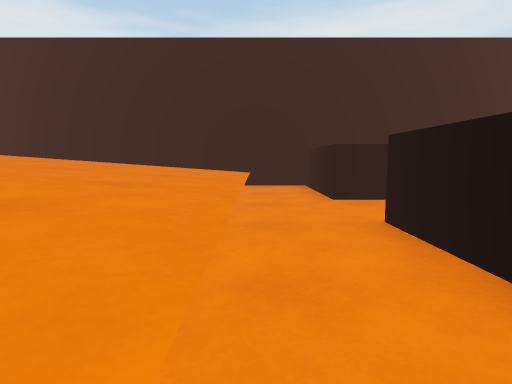
View 1 (above)

21 first-person views from a walk through a 3-D level made in the Unity game engine. The camera is 0.72 m above the floor, tilts 6° down and sees 80° across. The floor is counted in squares, 1 m on a side. Each view is taken from the middle of a square. On the plan, view 1 faces up. The plan holds only what a view shows up to about 10 squares ahead; the rest is blank. The place goes on beyond the plan. The player character is not drawn.

View 2
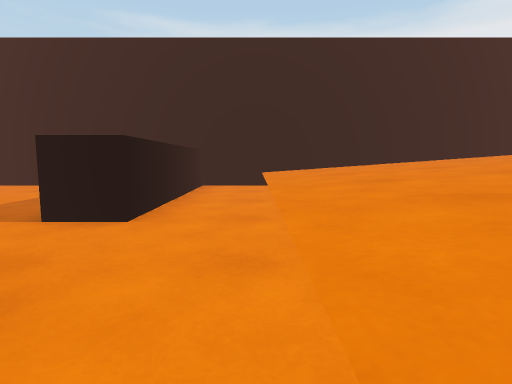

View 3
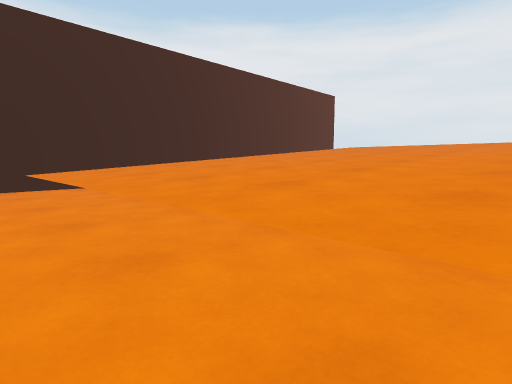

View 4
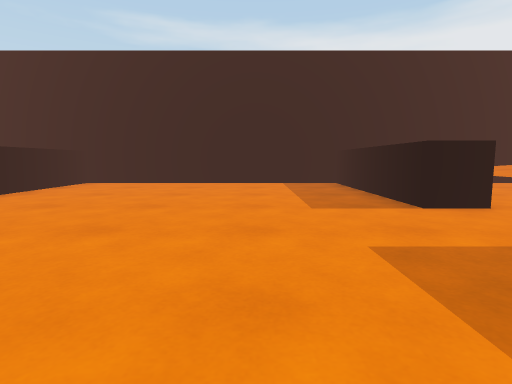

View 5
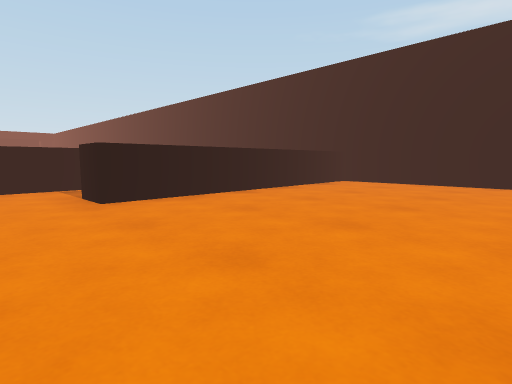

View 6
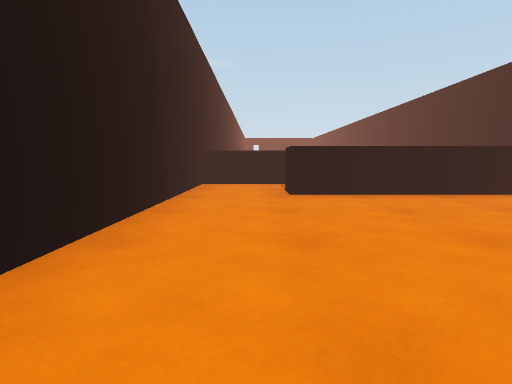

View 7
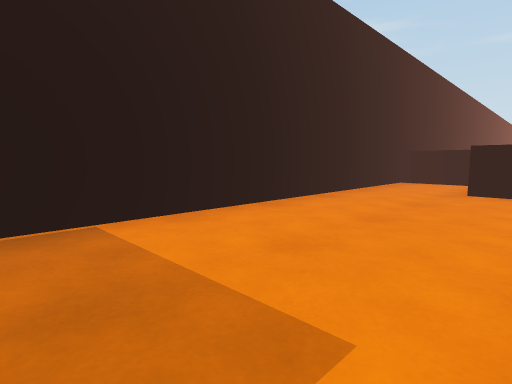

View 8
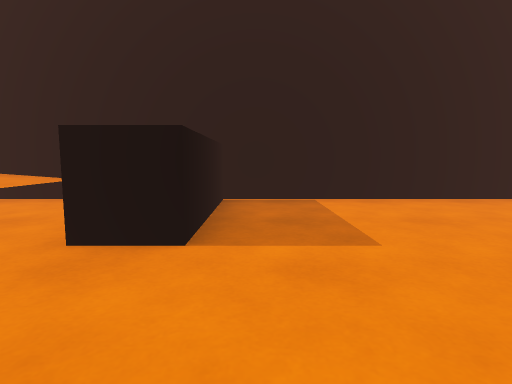

View 9
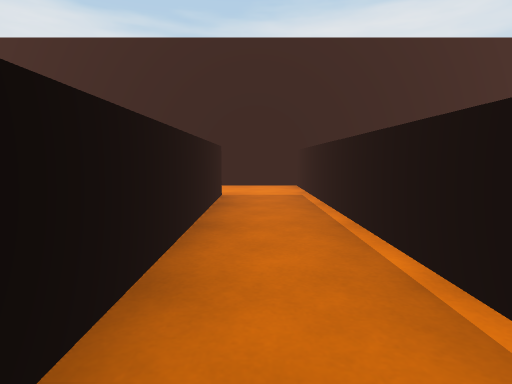

View 10
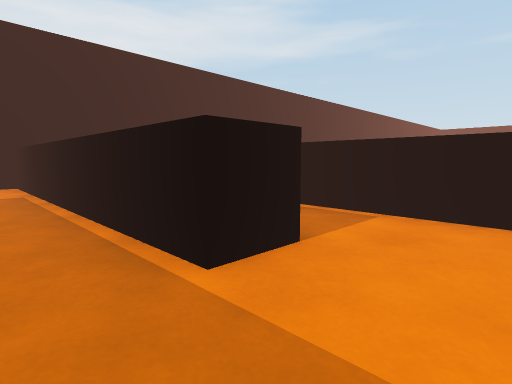

View 11
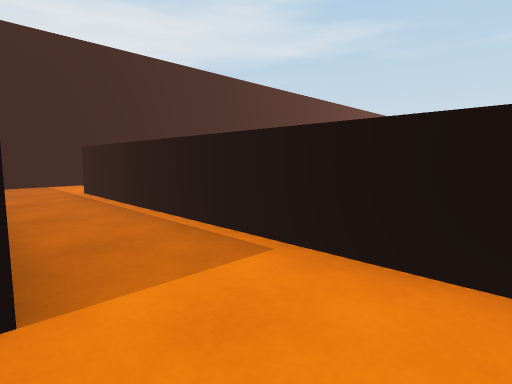

View 12
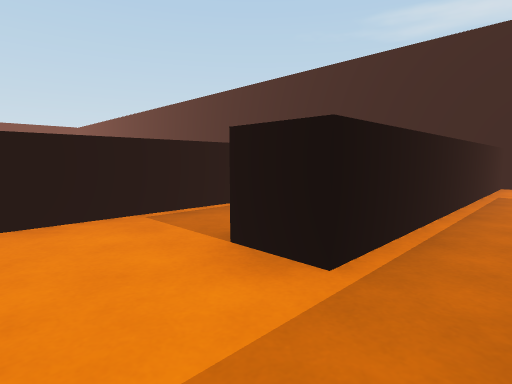

View 13
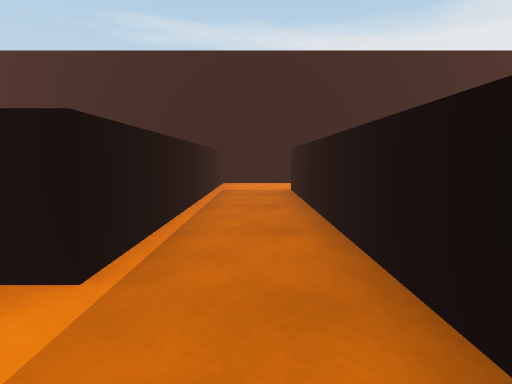

View 14
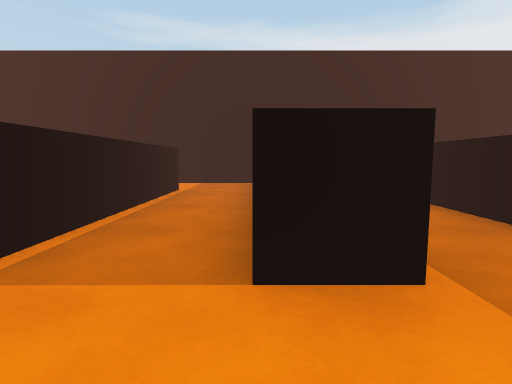

View 15
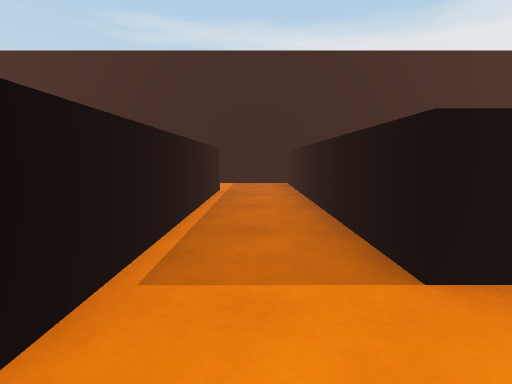

View 16
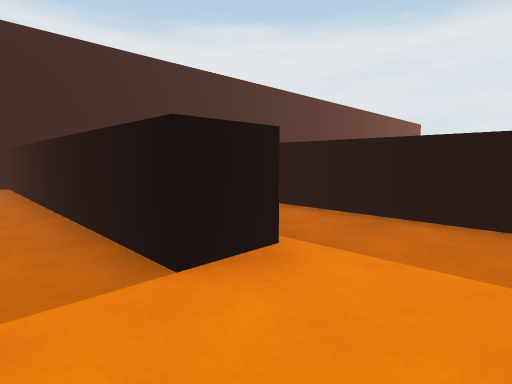

View 17
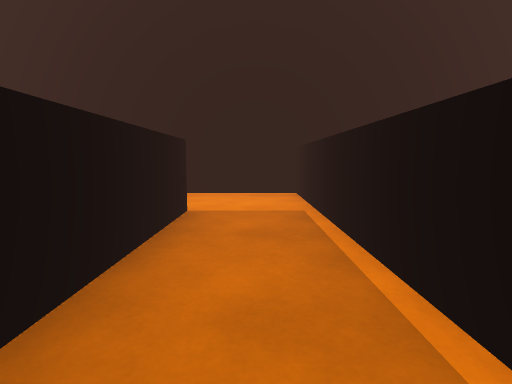

View 18
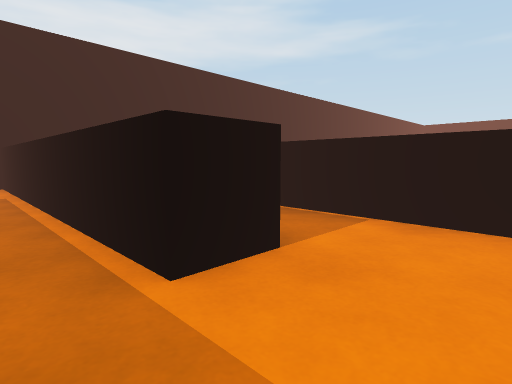

View 19
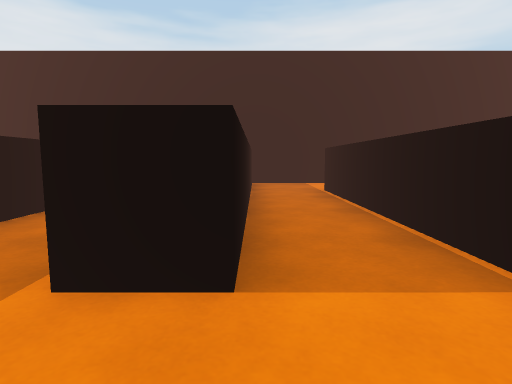

View 20
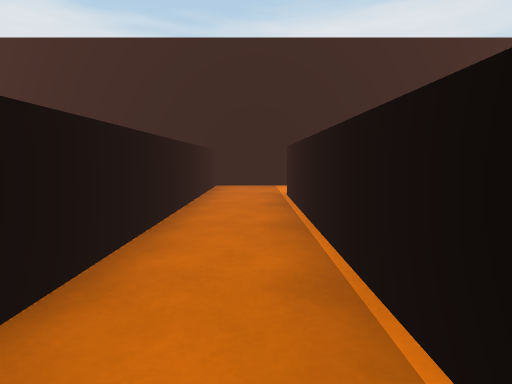

View 21
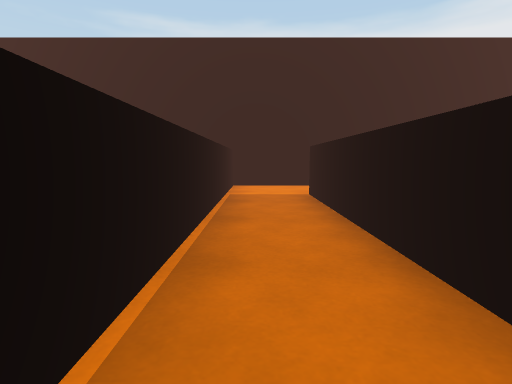

### Floor plan
Key: @ floor where view 1 was taken; # wall or solid block; . floor; ^ raised ledge.
Columns run from 3 left of view 1 to 22 right of it. Each row starts with its distance up from view 1.
  9 ##########################
  8 ^^^..#...........#....##..
  7 ^^^..#...........#....##..
  6 ^^^..#........#..#.##.##.#
  5 ^^^...........#..#.##.##.#
  4 ^^^...........#..#.##.##.#
  3 ^^^..#........#..#.##.##.#
  2 ^^^..#........#..#.##.##.#
  1 ^^^..#........#..#.##.##.#
  0 ^^^@.#........#....##....#
 -1 ^^^..#........#....##....#
 -2 ###############  #########

Positions as (right, up) in squares from view 1, and headings:
1: (0, 0), facing up
2: (0, 7), facing down
3: (1, 7), facing down-left
4: (5, 8), facing down
5: (5, 8), facing down-right
6: (4, 7), facing right
7: (3, 5), facing up-right
8: (3, 3), facing up
9: (12, 0), facing up
10: (12, -1), facing up-right
11: (14, -1), facing up-right
12: (15, 8), facing down-right
13: (15, 8), facing down
14: (17, 8), facing down
15: (18, 8), facing down
16: (18, 8), facing down-left
17: (18, 2), facing up
18: (18, -1), facing up-right
19: (20, -1), facing up
20: (21, 0), facing up
21: (21, 7), facing down
